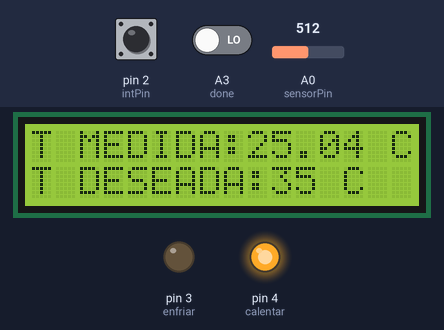
Bench run of a sketch on a simulated Arduino Uno, built with avr-gcc and run on an emulated ATmega328P. Parts: 16×2 character LCD, output pins drawn as LEDs (lit = HIGH). The inputs (shaded band) are chosen by the test bench; at power-on: A0 (sensorPin) = 512, pin 2 (intPin) HIGH, A3 (done) LOW. What the sketch prints to the serial monitor is not drawn.

Above: at 1.2 s.
1.3 s: A0 (sensorPin) set to 354
At 1.9 s:
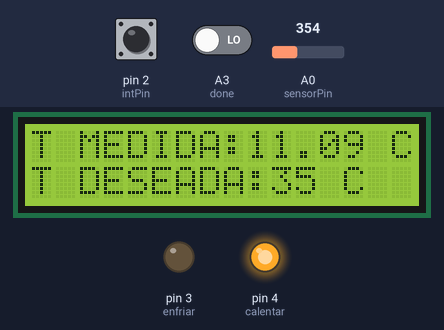
2.8 s: A0 (sensorPin) set to 333
At 4.0 s:
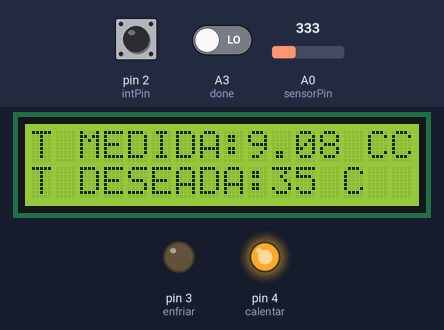
4.3 s: A0 (sensorPin) set to 620
At 5.4 s:
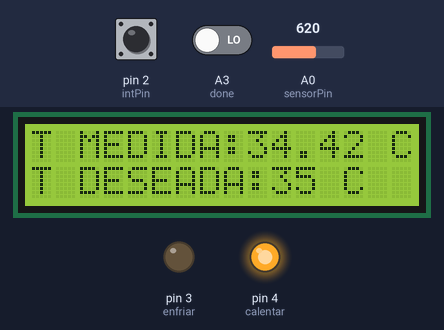
5.8 s: A0 (sensorPin) set to 644
At 6.4 s:
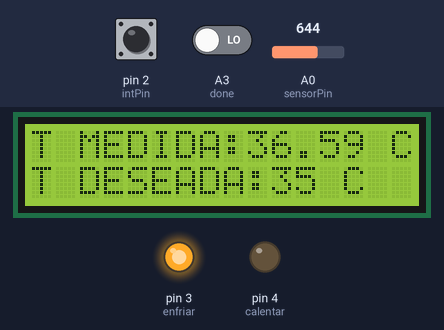
7.3 s: pin 2 (intPin) pulled LOW for 0.15 s
Timing chart, 0 to 9.9 s (numbered marks = the images above; inputs shaded):
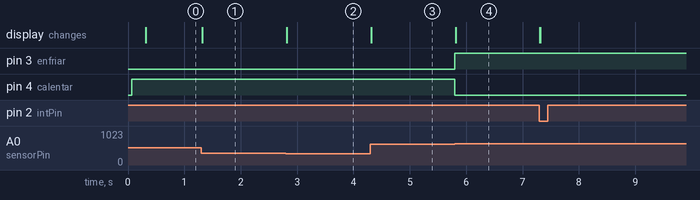

Measured:
- the behaviour switches between 343 and 342 on A0 (sensorPin) (found by bisection; images 1 and 2)
- the behaviour switches between 626 and 627 on A0 (sensorPin) (found by bisection; images 3 and 4)
- after the input at 1.3 s, the display: changes at once (image 1)
- after the input at 2.8 s, the display: changes at once (image 2)
- after the input at 4.3 s, the display: changes at once (image 3)
- after the input at 5.8 s, pin 3 (enfriar): LOW → HIGH at once; pin 4 (calentar): HIGH → LOW at once; the display: changes at once (image 4)

The sketch:

heladera.ino
```cpp
// LIBRERIAS
#include <LiquidCrystal.h>
#include <TimerOne.h>

// VARIABLES

LiquidCrystal lcd(7, 8, 9, 10, 11, 12);


float R1 = 100000;
float logR2, R2, temperatura;
float c1 = 2.114990448e-03, c2 = 0.3832381228e-04, c3 = 5.228061052e-07;// coeficientes Steinhart-hart
volatile int medicion = 35;

//PINES
const int intPin = 2;        //interrupción configuración
const int subir = A1;        //subir temperatura
const int bajar = A2;        //bajar temperatura
const int done  = A3;        //terminar la configuración
const int sensorPin = A0;    //sensor
const int enfriar=3;         //salida para enfriar
const int calentar=4;        //salida para calentar


//estados de los botones
volatile int subirState = HIGH;
volatile int bajarState = HIGH;
volatile int doneState = HIGH;

//variable auxiliar
volatile int deseada =  35; // temperatura deseada
volatile int deseadat =  35; //el cambio re refleja luego de un ciclo, antes no. Esta variable se usa para lograr esto

void setup() {
   lcd.begin(16, 2);
   pinMode(intPin, INPUT_PULLUP);
   attachInterrupt(digitalPinToInterrupt(intPin), configuracion, FALLING);
   pinMode(subir, INPUT);
   pinMode(bajar, INPUT);
   pinMode(done , INPUT);
   pinMode(enfriar, OUTPUT);
   pinMode(calentar,OUTPUT);
   Serial.begin(9600);
   Timer1.initialize(250000); // Dispara cada 250 ms
   Timer1.attachInterrupt(printear); // Activa la interrupcion printear
}
void loop(){
  medicion = analogRead(sensorPin);           // lectura de A0
  R2 = R1 * (1023.0 / (float)medicion - 1.0); // conversion de tension a resistencia
  logR2 = log(R2);                            // calculo aux (si, tal vez un poco innecesario)
  temperatura = (1.0 / (c1 + c2*logR2 + c3*logR2*logR2*logR2));   // ecuacion Steinhart-hart
  temperatura = temperatura - 273.15;   // Kelvin a Centigrados

  if(temperatura>deseada){
     digitalWrite(enfriar, HIGH);
     digitalWrite(calentar, LOW);
  }
  if(temperatura<deseada){
    digitalWrite(enfriar, LOW);
    digitalWrite(calentar, HIGH);
  }
  deseada = deseadat;
}
void printear(){
  lcd.setCursor(0, 0);
  lcd.print("T MEDIDA:");
  lcd.print(temperatura);
  lcd.print(" C");
  lcd.setCursor(0, 8);
  lcd.print("T DESEADA:");
  lcd.print(deseada);
  lcd.print(" C");
  Serial.println(temperatura,4);
  }

void configuracion(){
   lcd.clear();
   lcd.print("CONFIGURACION");
   lcd.setCursor(0, 8);
   lcd.print("T DESEADA:");
   lcd.setCursor(13, 8);
   lcd.print(" C");
   doneState = digitalRead(done);
   while(doneState == HIGH){
      lcd.setCursor(11, 8);
      lcd.print(deseadat);
      subirState = digitalRead(subir);
      bajarState = digitalRead(bajar);
      doneState = digitalRead(done);
      if(subirState == LOW && deseadat<99){ deseadat++; delay(100000);}
      if(bajarState == LOW && deseadat>0 ){ deseadat--; delay(100000);}
   }
   lcd.clear();
  }
```
